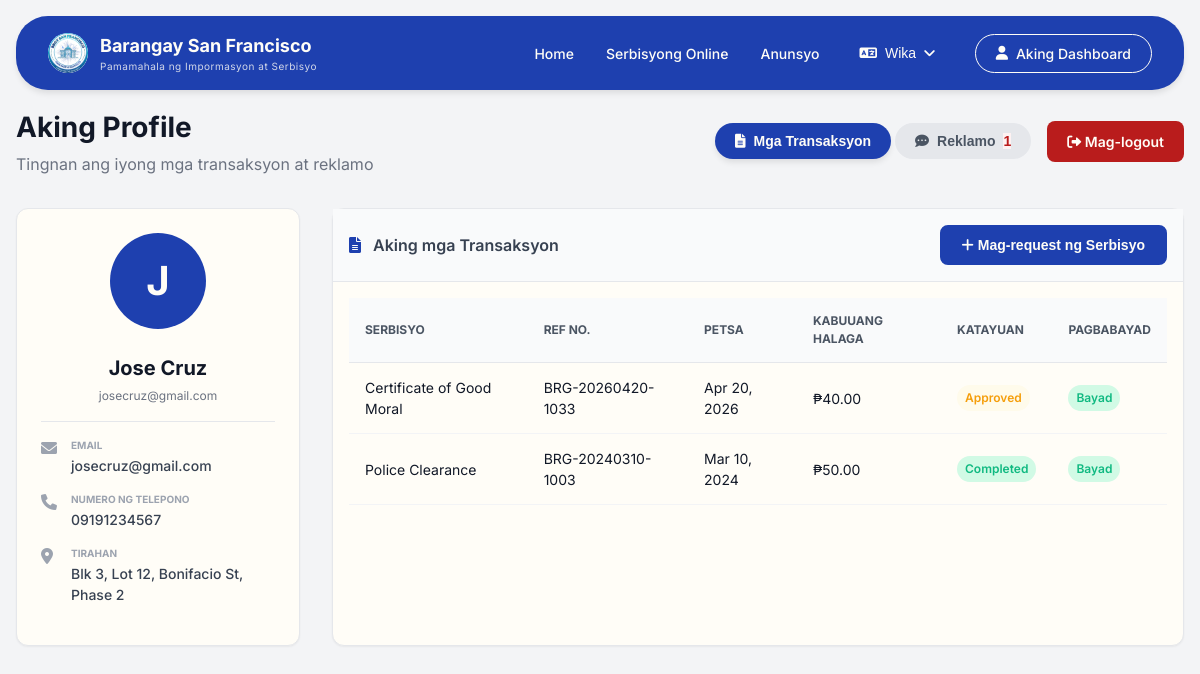
Page /pages/user.php (signed in) on the committed database.
### tables this page shows
CREATE TABLE IF NOT EXISTS `resident` (
  `resident_id` int NOT NULL AUTO_INCREMENT,
  `household_id` int NOT NULL,
  `first_name` varchar(50) NOT NULL,
  `last_name` varchar(50) NOT NULL,
  `suffix` varchar(10) DEFAULT NULL,
  `age` int DEFAULT NULL,
  `is_voter` tinyint(1) DEFAULT '0',
  `is_head` tinyint(1) DEFAULT '0',
  `relationship_to_head` varchar(50) DEFAULT NULL,
  `contact_no` varchar(15) DEFAULT NULL,
  `profile_photo_url` varchar(255) DEFAULT NULL,
  PRIMARY KEY (`resident_id`),
  KEY `household_id` (`household_id`)
);

CREATE TABLE IF NOT EXISTS `household` (
  `household_id` int NOT NULL AUTO_INCREMENT,
  `email` varchar(100) NOT NULL,
  `password` varchar(255) NOT NULL,
  `address` text NOT NULL,
  `phase_no` varchar(10) DEFAULT NULL,
  `preferred_language` enum('english','tagalog') DEFAULT 'tagalog',
  `created_at` timestamp NULL DEFAULT CURRENT_TIMESTAMP,
  PRIMARY KEY (`household_id`),
  UNIQUE KEY `email` (`email`),
  KEY `idx_household_email` (`email`)
);

CREATE TABLE IF NOT EXISTS `service_request` (
  `request_id` int NOT NULL AUTO_INCREMENT,
  `household_id` int NOT NULL,
  `service_id` int NOT NULL,
  `ref_no` varchar(50) NOT NULL,
  `purpose` text,
  `date_submitted` timestamp NULL DEFAULT CURRENT_TIMESTAMP,
  `status` enum('pending','approved','processing','completed','rejected') DEFAULT 'pending',
  `delivery_method` enum('pickup','delivery') DEFAULT 'pickup',
  PRIMARY KEY (`request_id`),
  UNIQUE KEY `ref_no` (`ref_no`),
  KEY `service_id` (`service_id`),
  KEY `idx_request_household` (`household_id`)
);

CREATE TABLE IF NOT EXISTS `service` (
  `service_id` int NOT NULL AUTO_INCREMENT,
  `service_name` varchar(100) NOT NULL,
  `base_price` decimal(10,2) NOT NULL,
  `is_active` tinyint(1) DEFAULT '1',
  PRIMARY KEY (`service_id`)
);

CREATE TABLE IF NOT EXISTS `payment` (
  `payment_id` int NOT NULL AUTO_INCREMENT,
  `request_id` int NOT NULL,
  `total_amount` decimal(10,2) NOT NULL,
  `payment_method` enum('cash','gcash','bank_transfer') DEFAULT 'cash',
  `ref_no` varchar(50) DEFAULT NULL,
  `is_paid` tinyint(1) DEFAULT '0',
  `paid_at` timestamp NULL DEFAULT NULL,
  PRIMARY KEY (`payment_id`),
  UNIQUE KEY `ref_no` (`ref_no`),
  KEY `request_id` (`request_id`)
);

### includes/translations/translations.php (called while the page is built, shortened)
<?php
function __($key) {
    $lang = $_SESSION['lang'] ?? 'tl';
    return $translations[$lang][$key] ?? $key;
}
?>

### includes/core/queries.php (called while the page is built, shortened)
<?php
function getHouseholdById($household_id) {
    global $conn;
    $sql = "SELECT * FROM household WHERE household_id = ?";
    $stmt = $conn->prepare($sql);
    $stmt->bind_param("i", $household_id);
    $stmt->execute();
    return $stmt->get_result()->fetch_assoc();
}
function getResidentsByHouseholdId($household_id) {
    global $conn;
    $sql = "SELECT * FROM resident WHERE household_id = ? ORDER BY is_head DESC, resident_id";
    $stmt = $conn->prepare($sql);
    $stmt->bind_param("i", $household_id);
    $stmt->execute();
    return $stmt->get_result()->fetch_all(MYSQLI_ASSOC);
}
function getServiceRequestsByHouseholdId($household_id) {
    global $conn;
    $sql = "SELECT sr.*, s.service_name, s.base_price, p.is_paid, p.total_amount, p.payment_method
            FROM service_request sr
            JOIN service s ON sr.service_id = s.service_id
            LEFT JOIN payment p ON sr.request_id = p.request_id
            WHERE sr.household_id = ?
            ORDER BY sr.date_submitted DESC";
    $stmt = $conn->prepare($sql);
    $stmt->bind_param("i", $household_id);
    $stmt->execute();
    return $stmt->get_result()->fetch_all(MYSQLI_ASSOC);
}
function getComplaintsByHouseholdId($household_id) {
    global $conn;
    $sql = "SELECT * FROM complaint WHERE household_id = ? ORDER BY date_submitted DESC";
    $stmt = $conn->prepare($sql);
    $stmt->bind_param("i", $household_id);
    $stmt->execute();
    return $stmt->get_result()->fetch_all(MYSQLI_ASSOC);
}
?>

### pages/user.php (the view, shortened to what this page needs)
<?php
$household_id = $_SESSION['household_id'];
$household = getHouseholdById($household_id);
$residents = getResidentsByHouseholdId($household_id);
$requests = getServiceRequestsByHouseholdId($household_id);
$complaints = getComplaintsByHouseholdId($household_id);
include '../includes/layouts/header.php';
?>
<link rel="stylesheet" href="/barangay-residence-system/assets/css/pages/user.css">
<?php include '../includes/layouts/navbar.php'; ?>
<main class="container">
    <div class="dashboard-header">
        <div>
            <h2><?php echo __('profile-title'); ?></h2>
            <p><?php echo __('profile-subtitle'); ?></p>
        </div>
        <div style="display: flex; gap: 1rem; align-items: center;">
            <div class="nav-buttons">
                <button id="nav-transactions" class="btn-nav btn-active" onclick="switchTab('transactions')">
                    <i class="fas fa-file-alt"></i> <?php echo __('tab-transactions'); ?>
                </button>
                <button id="nav-complaints" class="btn-nav btn-inactive" onclick="switchTab('complaints')">
                    <i class="fas fa-comment-dots"></i> <?php echo __('tab-complaints'); ?>
                    <?php if (count($complaints) > 0): ?>
                    <span class="badge-red"><?php echo count($complaints); ?></span>
                    <?php endif; ?>
                </button>
            </div>
            <a href="/barangay-residence-system/includes/core/logout.php" class="btn btn-danger">
                <i class="fas fa-sign-out-alt"></i> <?php echo __('logout'); ?>
            </a>
        </div>
    </div>
    <div class="grid" style="grid-template-columns: 1fr 3fr; gap: 2rem;">
        <div class="profile-sidebar">
            <div class="card profile-card">
                <div class="profile-avatar">
                    <span><?php echo strtoupper(substr($residents[0]['first_name'] ?? 'U', 0, 1)); ?></span>
                </div>
                <h4 class="profile-name"><?php echo $residents[0]['first_name'] . ' ' . $residents[0]['last_name']; ?></h4>
                <p class="profile-email"><?php echo $household['email']; ?></p>
                <div class="profile-details">
                    <div class="detail-item">
                        <i class="fas fa-envelope"></i>
                        <div><p class="detail-label"><?php echo __('lbl-email'); ?></p><p class="detail-value"><?php echo $household['email']; ?></p></div>
                    </div>
                    <div class="detail-item">
                        <i class="fas fa-phone"></i>
                        <div><p class="detail-label"><?php echo __('lbl-phone'); ?></p><p class="detail-value"><?php echo $residents[0]['contact_no'] ?? 'N/A'; ?></p></div>
                    </div>
                    <div class="detail-item">
                        <i class="fas fa-map-marker-alt"></i>
                        <div><p class="detail-label"><?php echo __('lbl-address'); ?></p><p class="detail-value"><?php echo $household['address']; ?></p></div>
                    </div>
                </div>
            </div>
        </div>
        <div class="card">
            <div id="section-transactions">
                <div class="table-header">
                    <h3><i class="fas fa-file-alt"></i> <?php echo __('my-transactions'); ?></h3>
                    <button class="btn btn-primary" onclick="location.href='services.php'">
                        <i class="fas fa-plus"></i> <?php echo __('request-service'); ?>
                    </button>
                </div>
                <div class="table-container">
                    <table class="data-table">
                        <thead>
                            <tr>
                                <th><?php echo __('service'); ?></th>
                                <th><?php echo __('ref-no'); ?></th>
                                <th><?php echo __('date'); ?></th>
                                <th><?php echo __('total-amount'); ?></th>
                                <th><?php echo __('status'); ?></th>
                                <th><?php echo __('payment'); ?></th>
                            </tr>
                        </thead>
                        <tbody>
                            <?php foreach ($requests as $req): ?>
                            <tr>
                                <td><?php echo $req['service_name']; ?></td>
                                <td><?php echo $req['ref_no']; ?></td>
                                <td><?php echo date('M d, Y', strtotime($req['date_submitted'])); ?></td>
                                <td>₱<?php echo $req['total_amount']; ?></td>
                                <td><span class="badge badge-<?php echo $req['status'] == 'completed' ? 'green' : 'orange'; ?>"><?php echo ucfirst($req['status']); ?></span></td>
                                <td><span class="badge badge-<?php echo $req['is_paid'] ? 'green' : 'red'; ?>"><?php echo $req['is_paid'] ? __('paid') : __('unpaid'); ?></span></td>
                            </tr>
                            <?php endforeach; ?>
                        </tbody>
                    </table>
                </div>
            </div>
        </div>
    </div>
</main>

### assets/css/pages/user.css (style rules this page uses)
.dashboard-header { display: flex; justify-content: space-between; align-items: center; margin-bottom: 2rem; flex-wrap: wrap; gap: 1rem; }
.dashboard-header h2 { font-size: 1.75rem; font-weight: 700; }
.dashboard-header p { color: var(--gray-500); margin-top: 0.25rem; }
.profile-card { padding: 1.5rem; }
.profile-avatar { width: 96px; height: 96px; background: var(--primary-blue); border-radius: 50%; display: flex; align-items: center; justify-content: center; margin: 0 auto 1.5rem; }
.profile-avatar span { font-size: 2.5rem; font-weight: 700; color: var(--white); }
.profile-name { text-align: center; font-size: 1.25rem; font-weight: 700; margin-bottom: 0.25rem; }
.profile-email { text-align: center; font-size: 0.75rem; color: var(--gray-500); margin-bottom: 1rem; }
.profile-details { text-align: left; margin-top: 1rem; padding-top: 1rem; border-top: 1px solid var(--gray-200); }
.detail-item { display: flex; align-items: flex-start; gap: 0.75rem; margin-bottom: 1rem; }
.detail-item i { width: 18px; color: var(--gray-400); margin-top: 0.125rem; }
.detail-item div { flex: 1; }
.detail-label { font-size: 0.625rem; font-weight: 700; text-transform: uppercase; color: var(--gray-400); margin-bottom: 0.125rem; }
.detail-value { font-size: 0.875rem; font-weight: 500; color: var(--gray-700); word-break: break-word; }
.table-header { display: flex; justify-content: space-between; align-items: center; padding: 1rem; border-bottom: 1px solid var(--gray-200); background: var(--gray-50); }
.table-header h3 { font-size: 1rem; font-weight: 600; color: var(--gray-700); }
.table-header h3 i { margin-right: 0.5rem; color: var(--primary-blue); }
.table-container { overflow-x: auto; padding: 1rem; }

### assets/css/base/variables.css (style rules this page uses)
:root { --primary-blue: #1e40af; --primary-blue-dark: #1e3a8a; --primary-blue-light: #3b82f6; --primary-blue-50: #eff6ff; --white: #fffdf7; --gray-50: #f9fafb; --gray-100: #f3f4f6; --gray-200: #e5e7eb; --gray-300: #d1d5db; --gray-400: #9ca3af; --gray-500: #6b7280; --gray-600: #4b5563; --gray-700: #374151; --gray-800: #1f2937; --gray-900: #111827; --error-red: #b91c1c; --error-red-light: #fef2f2; --success-green: #10b981; --success-green-light: #d1fae5; --warning-orange: #f59e0b; --warning-orange-light: #fffbeb; --shadow-sm: 0 1px 2px 0 rgba(0, 0, 0, 0.05); --shadow-md: 0 4px 6px -1px rgba(0, 0, 0, 0.1); --shadow-lg: 0 10px 15px -3px rgba(0, 0, 0, 0.1); --shadow-xl: 0 20px 25px -5px rgba(0, 0, 0, 0.1); --radius-sm: 0.375rem; --radius-md: 0.5rem; --radius-lg: 0.75rem; --radius-xl: 1rem; }

### assets/css/base/typography.css (style rules this page uses)
h2 { font-size: 1.5rem; font-weight: 600; }
h3 { font-size: 1.25rem; font-weight: 600; }
h4 { font-size: 1.125rem; font-weight: 600; }

### assets/css/layouts/grid.css (style rules this page uses)
.grid { display: grid; gap: 1rem; }

### assets/css/components/buttons.css (style rules this page uses)
.btn { display: inline-block; padding: 0.625rem 1.25rem; border-radius: var(--radius-md); font-weight: 600; font-size: 0.875rem; cursor: pointer; transition: all 0.3s ease; border: none; text-align: center; }
.btn-primary { background-color: var(--primary-blue); border: 2px solid var(--primary-blue); color: var(--white); }
.btn-danger { background-color: var(--error-red); color: var(--white); }
.nav-buttons { display: flex; gap: 0.25rem; }
.btn-nav { padding: 0.625rem 1.25rem; border-radius: 2rem; font-weight: 700; font-size: 0.875rem; cursor: pointer; border: none; display: flex; align-items: center; gap: 0.5rem; transition: all 0.3s ease; }
.btn-nav.btn-active { background-color: var(--primary-blue); color: var(--white); box-shadow: var(--shadow-md); }
.btn-nav.btn-inactive { background: var(--gray-200); color: var(--gray-600); }

### assets/css/components/cards.css (style rules this page uses)
.card { background-color: var(--white); border-radius: var(--radius-lg); box-shadow: var(--shadow-sm); border: 1px solid var(--gray-200); transition: all 0.3s ease; }

### assets/css/components/tables.css (style rules this page uses)
.data-table { width: 100%; text-align: left; border-collapse: collapse; }
.data-table thead { background-color: var(--gray-50); border-bottom: 1px solid var(--gray-200); }
.data-table th { padding: 0.875rem 1rem; font-weight: 700; text-transform: uppercase; font-size: 0.75rem; color: var(--gray-600); }
.data-table td { padding: 0.875rem 1rem; border-bottom: 1px solid var(--gray-100); font-size: 0.875rem; }

### assets/css/components/badges.css (style rules this page uses)
.badge { display: inline-block; padding: 0.25rem 0.5rem; border-radius: 9999px; font-size: 0.75rem; font-weight: 600; }
.badge-green { background-color: var(--success-green-light); color: var(--success-green); }
.badge-red { background-color: var(--error-red-light); color: var(--error-red); }
.badge-orange { background-color: var(--warning-orange-light); color: var(--warning-orange); }

### rows in the picture
resident: first_name "J", first_name "Jose", last_name "Cruz", contact_no "09191234567"
household: email "josecruz@gmail.com", address "Blk 3, Lot 12, Bonifacio St, Phase 2"
service_request: service.service_name "Certificate of Good Moral", ref_no "BRG-20260420-1033", date_submitted "Apr 20, 2026", payment.total_amount "40.00", status "Approved"
service_request: service.service_name "Police Clearance", ref_no "BRG-20240310-1003", date_submitted "Mar 10, 2024", payment.total_amount "50.00", status "Completed"

### other values in the picture
__('sub-header') "Pamamahala ng Impormasyon at Serbisyo"
__('nav-home') "Home"
__('nav-services') "Serbisyong Online"
__('nav-announcements') "Anunsyo"
__('language') "Wika"
__('my-dashboard') "Aking Dashboard"
__('profile-title') "Aking Profile"
__('profile-subtitle') "Tingnan ang iyong mga transaksyon at reklamo"
__('tab-transactions') "Mga Transaksyon"
__('tab-complaints') "Reklamo"
count($complaints) "1"
__('logout') "Mag-logout"
__('lbl-email') "EMAIL"
__('lbl-phone') "NUMERO NG TELEPONO"
__('lbl-address') "TIRAHAN"
